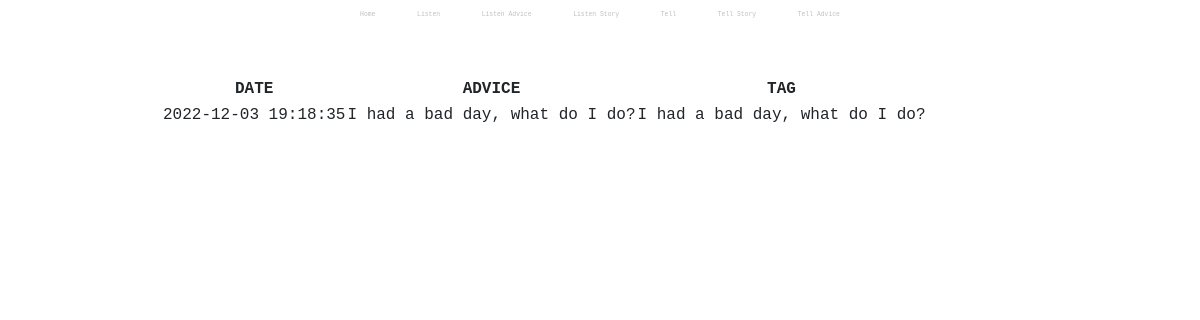
The app's page /listen_advice, older data.
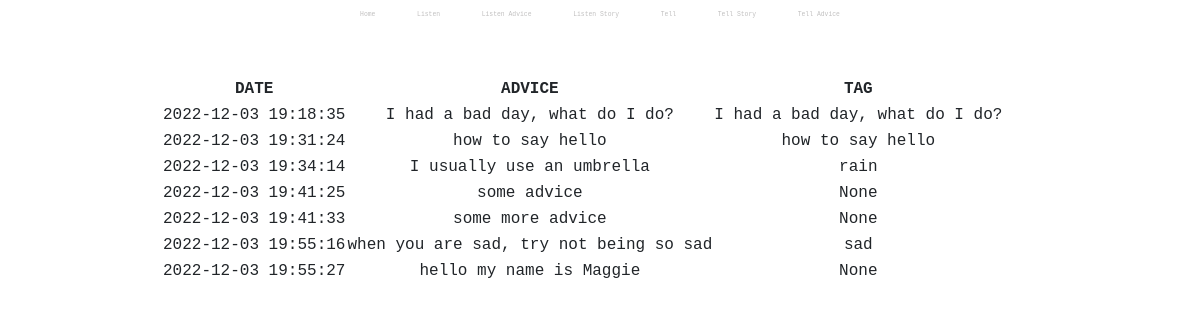
The same page, newer data.
### tables this page shows
CREATE TABLE tags (
                post_id INTEGER,
                reply_id INTEGER,
                tag INTEGER,
                FOREIGN KEY(post_id) REFERENCES post(post_id),
                FOREIGN KEY(reply_id) REFERENCES reply(reply_id)
            );

CREATE TABLE reply (
                    reply_id INTEGER NOT NULL UNIQUE,
                    post_id INTEGER,
                    reply_entry TEXT NOT NULL,
                    reply_time DATETIME NOT NULL DEFAULT CURRENT_TIMESTAMP,
                    PRIMARY KEY(reply_id AUTOINCREMENT),
                    FOREIGN KEY(post_id) REFERENCES post(post_id)
                );

### app.py (the view)
@app.route("/listen_advice", methods=["GET", "POST"])
def listen_advice():
    advice = db.execute("SELECT * FROM reply JOIN tags ON reply.reply_id = tags.reply_id ORDER BY reply_time")
    return render_template("listen_advice.html", advice=advice)

### templates/listen_advice.html (shortened to what this page needs)
{% extends "layout.html" %}
{% block main %}
<table>
    <thead>
        <tr>
        <th>DATE</th>
        <th>ADVICE</th>
        <th>TAG</th>
        </tr>
    </thead>
    <tbody>
        {% for i in advice %}
        <tr>
            <td>{{ i.reply_time }}</td>
            <td>{{ i.reply_entry }}</td>
            <td>{{ i.tag }}</td>
        </tr>
        {% endfor %}
    </tbody>
</table>
{% endblock %}

Row changes from the older to the newer data that the page shows:
added tags: reply_time "2022-12-03 19:31:24", reply_entry "how to say hello", tag "how to say hello"
added tags: reply_time "2022-12-03 19:34:14", reply_entry "I usually use an umbrella", tag "rain"
added tags: reply_time "2022-12-03 19:41:25", reply_entry "some advice", tag "None"
added tags: reply_time "2022-12-03 19:41:33", reply_entry "some more advice", tag "None"
added tags: reply_time "2022-12-03 19:55:16", reply_entry "when you are sad, try not being so sad", tag "sad"
added tags: reply_time "2022-12-03 19:55:27", reply_entry "hello my name is Maggie", tag "None"
